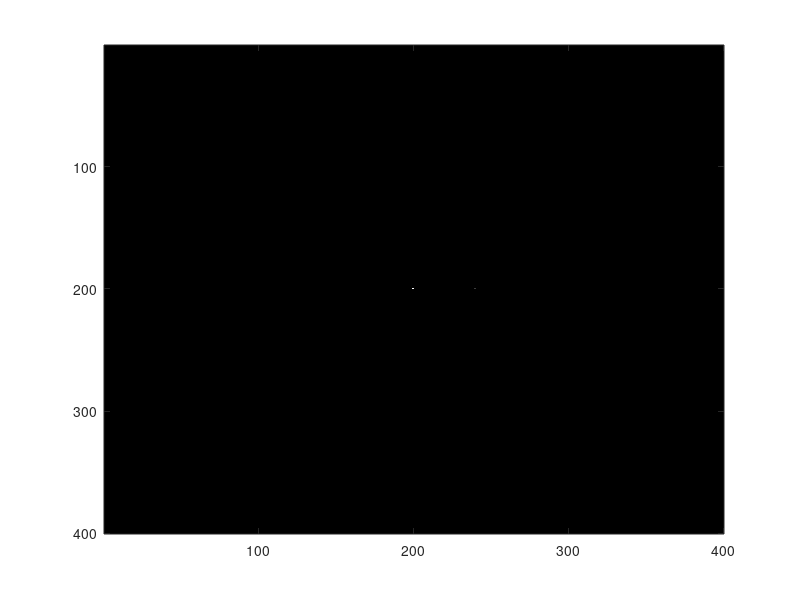

Recreate this plot in MATLAB.
%%Project
clear all; %Emptying workspace
close all; %closing all figures
temp = uint8(zeros(400,400,3)); %create a dark stimulus matrix
temp1 = cell(10,1); %Create a cell that can hold 10 matirces
for i = 1:10 %temp1
    temp(200,200,:) = 255 %Inserting a fixation point
    temp(200,240,:) = (i-1)*10; %Inserting a test point 40 pixels righ of it. Brightness range from 0 - 90.
    temp1{i} = temp; %Putting the respective modified matrix in cell 
end %Done doing that
h = figure %creating a figure with a handle h
stimulusorder = randperm(200); %Creating a random order from 1 to 200. For the 200 trials. Allows to have a precisely equal number per condition.
stimulusorder = mod(stimulusorder,10); %Using the modulus function to create a range from 0 to 9. 20 each.
stimulusorder = stimulusorder + 1; %Now, the range is from 1 to 10, as desired
score = zeros(10,1); %Keeping score. How many stimuli were reported seen
for i = 1:200 %200 trials, 20 per condition 
    image(temp1{stimulusorder(1,i)})%Image the respective matrix. As designated by stimulusorder
   i %Give subject feedback about which trial we are in. No other feedback
    pause; %Get the keypress
    temp2 = get(h, 'CurrentCharacter'); %Get the keypress "." for present, "," for absent
    temp3 = strcmp('.',temp2); %Compare strings. If . (present), temp3 = 1, otherwise 0
    score(stimulusorder(1,i)) = score(stimulusorder(1,i)) + temp3; %ADd up. In the respective score sheet
end %End the presentation of trials after 200 have lapsed

    